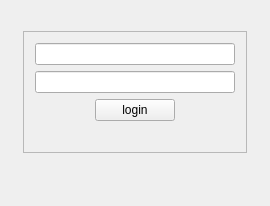
<?xml version="1.0" encoding="UTF-8"?>
<ui version="4.0">
 <class>MainWindow</class>
 <widget class="QMainWindow" name="MainWindow">
  <property name="geometry">
   <rect>
    <x>0</x>
    <y>0</y>
    <width>270</width>
    <height>206</height>
   </rect>
  </property>
  <property name="windowTitle">
   <string>DROP BOOX</string>
  </property>
  <widget class="QWidget" name="centralWidget">
   <layout class="QVBoxLayout" name="verticalLayout_2">
    <item>
     <layout class="QGridLayout" name="gridLayout">
      <item row="1" column="0">
       <widget class="QLabel" name="label_2">
        <property name="sizePolicy">
         <sizepolicy hsizetype="MinimumExpanding" vsizetype="Fixed">
          <horstretch>0</horstretch>
          <verstretch>0</verstretch>
         </sizepolicy>
        </property>
        <property name="minimumSize">
         <size>
          <width>0</width>
          <height>0</height>
         </size>
        </property>
        <property name="maximumSize">
         <size>
          <width>250</width>
          <height>50</height>
         </size>
        </property>
        <property name="text">
         <string/>
        </property>
        <property name="pixmap">
         <pixmap resource="logo_name.qrc">:/images/resources/logo.png</pixmap>
        </property>
        <property name="scaledContents">
         <bool>true</bool>
        </property>
        <property name="alignment">
         <set>Qt::AlignRight|Qt::AlignTop|Qt::AlignTrailing</set>
        </property>
        <property name="margin">
         <number>0</number>
        </property>
       </widget>
      </item>
      <item row="0" column="0">
       <spacer name="verticalSpacer">
        <property name="orientation">
         <enum>Qt::Vertical</enum>
        </property>
        <property name="sizeHint" stdset="0">
         <size>
          <width>20</width>
          <height>20</height>
         </size>
        </property>
       </spacer>
      </item>
     </layout>
    </item>
    <item>
     <layout class="QGridLayout" name="gridLayout_2">
      <item row="0" column="0">
       <widget class="QFrame" name="frame">
        <property name="sizePolicy">
         <sizepolicy hsizetype="Maximum" vsizetype="Maximum">
          <horstretch>0</horstretch>
          <verstretch>0</verstretch>
         </sizepolicy>
        </property>
        <property name="frameShape">
         <enum>QFrame::StyledPanel</enum>
        </property>
        <property name="frameShadow">
         <enum>QFrame::Raised</enum>
        </property>
        <layout class="QVBoxLayout" name="verticalLayout">
         <item>
          <widget class="QLineEdit" name="line_login">
           <property name="minimumSize">
            <size>
             <width>200</width>
             <height>0</height>
            </size>
           </property>
           <property name="toolTip">
            <string>login</string>
           </property>
          </widget>
         </item>
         <item>
          <widget class="QLineEdit" name="line_password">
           <property name="minimumSize">
            <size>
             <width>200</width>
             <height>0</height>
            </size>
           </property>
           <property name="toolTip">
            <string>password</string>
           </property>
           <property name="echoMode">
            <enum>QLineEdit::Password</enum>
           </property>
          </widget>
         </item>
         <item>
          <layout class="QHBoxLayout" name="horizontalLayout">
           <item>
            <widget class="QPushButton" name="button_login">
             <property name="maximumSize">
              <size>
               <width>80</width>
               <height>16777215</height>
              </size>
             </property>
             <property name="text">
              <string>login</string>
             </property>
            </widget>
           </item>
          </layout>
         </item>
         <item>
          <widget class="QLabel" name="status">
           <property name="text">
            <string/>
           </property>
           <property name="alignment">
            <set>Qt::AlignCenter</set>
           </property>
          </widget>
         </item>
        </layout>
       </widget>
      </item>
      <item row="1" column="0">
       <spacer name="verticalSpacer_2">
        <property name="orientation">
         <enum>Qt::Vertical</enum>
        </property>
        <property name="sizeHint" stdset="0">
         <size>
          <width>20</width>
          <height>150</height>
         </size>
        </property>
       </spacer>
      </item>
     </layout>
    </item>
   </layout>
  </widget>
 </widget>
 <layoutdefault spacing="6" margin="11"/>
 <resources>
  <include location="logo_name.qrc"/>
 </resources>
 <connections/>
</ui>
